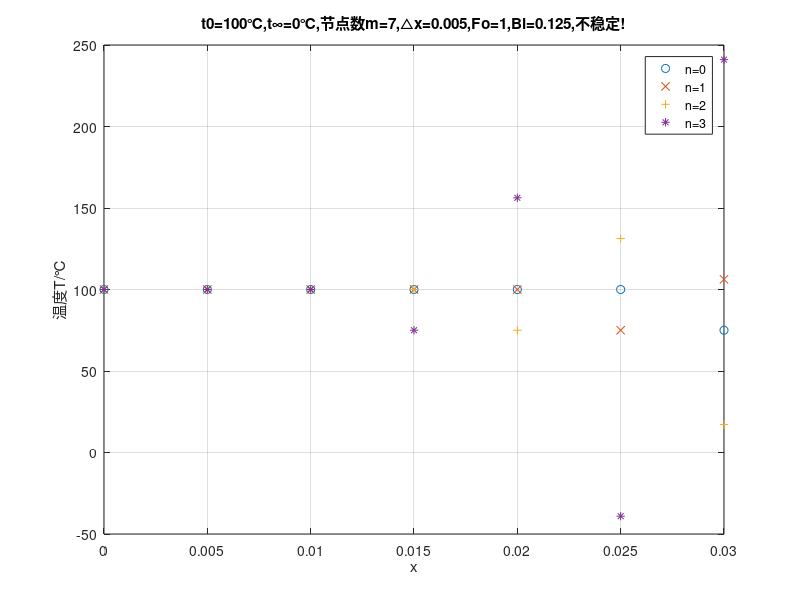

Write MATLAB code to recreate this figure.
clear;close all;clc
%例题4-3：一维非稳态

%

%已知信息
delta = 0.03;     %1/2板厚
t_init = 100;          %初始温度
t_f = 0;            %流体温度
lambda = 40 ;   %导热系数
h = 1000;         %对流传热系数

%自定义信息
M = 6;              %网格划分：控制体数
time = 0.5;          %时间步长
a = 1e-6;            %热扩散系数
iter = 4;               %迭代次数
line_num = 4;            %在图中绘制的线条数
line_which = [1+10,1+60,1+300,1+600,1+900,1+1200,1+1800,1+2400,1+3600,1+4800]; %指定显示迭代结果中的哪些曲线
%10s,1min,3min,5min,10min,20min,30min,40min,60min,80min
Fo = 1                        %（1）直接给出傅里叶数


%导出信息
x = delta/M;            %空间步长
dot = M+1;             %节点数
%Fo = a*time/(x*x)   %（2）或者导出傅里叶数
Bi = h*x/lambda     %微元体Bi数

%检验稳定性条件
if Fo <= 1/(2*(1+Bi))
    checkinfo='稳定';
else
    checkinfo='不稳定!';
end
disp(checkinfo);
%采用显示格式离散方程
T = t_init*ones(iter+1,dot);  %温度场，行表示一系列空间点的温度，列表示一个点不同时间的温度


%进行迭代计算
for i = 1:iter
    for m = 1:dot
        if m ==1 %中心点
            T(i+1,1) = 2*Fo*T(i,2)+(1-2*Fo)*T(i,m);
        elseif m == dot %边界点
            T(i+1,dot) = T(i,m)*(1-2*Fo*Bi-2*Fo)+2*Fo*T(i,dot-1)+2*Fo*Bi*t_f;
        else
            T(i+1,m) = Fo*(T(i,m+1)+T(i,m-1))+(1-2*Fo)*T(i,m);
        end
    end
end

%绘图
Spec = ['ox+*sdv^><ph';'------------']; %具体某一条曲线的样式
figure;
for i = 1:line_num
plot(0:x:delta,T(i+1,:),Spec(:,i));  %等时间间隔显示Line_num条曲线
hold on;
end
grid on;
%pic_name = ['t0=',num2str(t_init),'℃,t∞=',num2str(t_f),'℃,节点数m=',num2str(dot),',△x=',num2str(x),',△τ=',num2str(time),',Fo=',num2str(Fo,4),',Bi=',num2str(Bi),',',checkinfo];
pic_name = ['t0=',num2str(t_init),'℃,t∞=',num2str(t_f),'℃,节点数m=',num2str(dot),',△x=',num2str(x),',Fo=',num2str(Fo,4),',Bi=',num2str(Bi),',',checkinfo];
title(pic_name);
xlabel('x');
ylabel('温度T/℃');
%legend('τ=10s','τ=1min','τ=5min','τ=10min','τ=15min','τ=20min','τ=30min','τ=40min','τ=60min','τ=80min'); %给每条曲线标注
legend('n=0','n=1','n=2','n=3')
